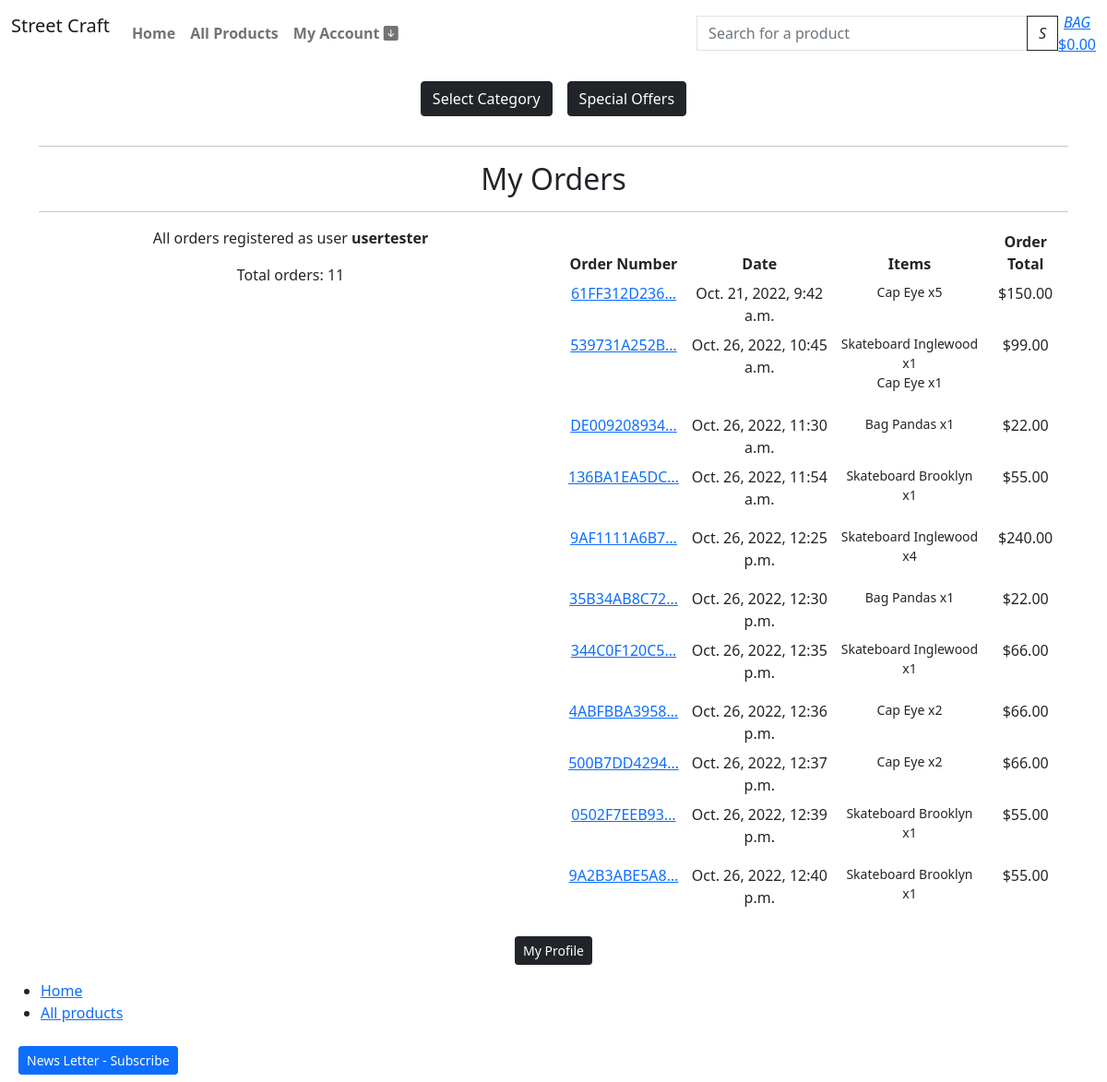
The page /profile/my-orders/ (signed in) on the database as committed earlier.
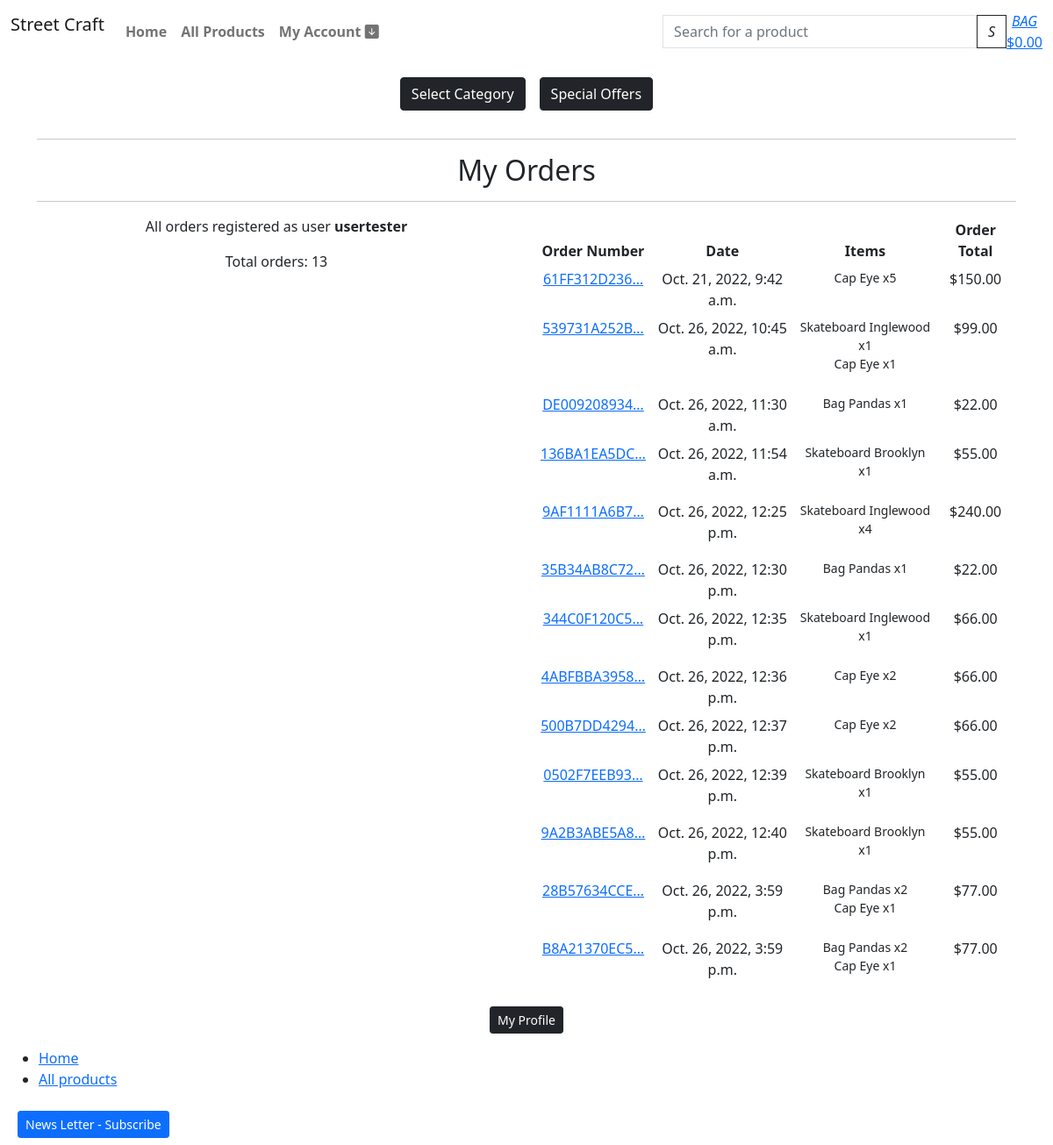
The same page on the database as committed later.
### checkout/models.py (models this page shows, shortened)
class Order(models.Model):
    order_number = models.CharField(max_length=32, null=False, editable=False)
    user_profile = models.ForeignKey(UserProfile, on_delete=models.SET_NULL,
                                     null=True, blank=True, related_name='orders')
    full_name = models.CharField(max_length=50, null=False, blank=False)
    email = models.EmailField(max_length=254, null=False, blank=False)
    phone_number = models.CharField(max_length=20, null=False, blank=False)
    country = CountryField(blank_label='Country *', null=False, blank=False)
    postcode = models.CharField(max_length=20, null=True, blank=True)
    town_or_city = models.CharField(max_length=40, null=False, blank=False)
    street_address1 = models.CharField(max_length=80, null=False, blank=False)
    street_address2 = models.CharField(max_length=80, null=True, blank=True)
    county = models.CharField(max_length=80, null=True, blank=True)
    date = models.DateTimeField(auto_now_add=True)
    delivery_cost = models.DecimalField(max_digits=6, decimal_places=2, null=False, default=0)
    order_total = models.DecimalField(max_digits=10, decimal_places=2, null=False, default=0)
    grand_total = models.DecimalField(max_digits=10, decimal_places=2, null=False, default=0)
    original_bag = models.TextField(null=False, blank=False, default='')
    stripe_pid = models.CharField(max_length=254, null=False, blank=False, default='')
    STATUS_A = 'Payment Approved'
    STATUS_ONE = 'Order sent to separation'
    STATUS_TWO = 'Order picked'
    STATUS_THREE = 'Order packed'
    STATUS_FOUR = 'Order shipped'
    STATUS_FIVE = 'Order delivered'
    ORDER_STATUS = [
        (STATUS_A, 'Payment Approved'),
        (STATUS_ONE, 'Order sent to separation'),
        (STATUS_TWO, 'Order picked'),
        (STATUS_THREE, 'Order packed'),
        (STATUS_FOUR, 'Order shipped'),
        (STATUS_FIVE, 'Order delivered')
        ]
    status = models.CharField(
        max_length=25,
        choices=ORDER_STATUS,
        blank=False, default=STATUS_A
        )

class OrderLineItem(models.Model):
    order = models.ForeignKey(Order, null=False, blank=False, on_delete=models.CASCADE, related_name='lineitems')
    product = models.ForeignKey(Product, null=False, blank=False, on_delete=models.CASCADE)
    quantity = models.IntegerField(null=False, blank=False, default=0)
    lineitem_total = models.DecimalField(max_digits=6, decimal_places=2, null=False, blank=False, editable=False)

### products/models.py (models this page shows, shortened)
class Product(models.Model):
    sku = models.SmallAutoField(primary_key=True)
    name = models.CharField(max_length=150, unique=True)
    release_date = models.DateTimeField(auto_now_add=True)
    category = models.ForeignKey('Category', null=True, blank=True, on_delete=models.SET_NULL)
    description = models.TextField()
    price = models.DecimalField(max_digits=6, decimal_places=2)
    offer_active = models.BooleanField(default=False)
    offer = models.ForeignKey(Offer, null=True, blank=True, on_delete=models.SET_NULL)
    product_image = models.ImageField(null=True, blank=True)
    product_image_url = models.URLField(max_length=1024, null=True, blank=True)
    slug = models.SlugField(max_length=254, null=True, blank=True, unique=True)
    class Meta:
        ordering = ['-release_date']

### profiles/views.py (the view)
# urls.py: path('my-orders/', views.orders_list, name='orders_list'),
@login_required
def orders_list(request):
    profile = get_object_or_404(UserProfile, user=request.user)
    orders = profile.orders.all()
    total_orders_list = orders.count()
    context = {
        'orders': orders,
        'total_orders_list': total_orders_list
    }
    return render(request, 'profiles/orders_list.html', context)

### shopbag/contexts.py (called while the page is built, shortened)
def bag_contents(request):
    bag_items = []
    total = 0
    product_count = 0
    bag = request.session.get('bag', {})
    if total < settings.FREE_DELIVERY_THRESHOLD:
        delivery = total * Decimal(settings.STANDARD_DELIVERY_PERCENTAGE / 100)
        free_delivery_delta = settings.FREE_DELIVERY_THRESHOLD - total
    else:
        delivery = 0
        free_delivery_delta = 0
    grand_total = delivery + total
    context = {
        'bag_items': bag_items,
        'total': total,
        'product_count': product_count,
        'delivery': delivery,
        'free_delivery_delta': free_delivery_delta,
        'free_delivery_threshold': settings.FREE_DELIVERY_THRESHOLD,
        'grand_total': grand_total,
    }
    return context

### templates/profiles/orders_list.html
{% extends "base.html" %}
{% load i18n %}
{% block content %}
<div class="container text-center">
    <hr>
    <h2 class="m-2">My Orders</h2>
    <hr>
</div>
{% load account %}
<div class="container text-center">
    <div class="row">
        {% if orders %}
        <div class="col-12 col-lg-6">
            <p>All orders registered as user <strong>{% user_display user %}</strong></p>
            <p>Total orders: {{ total_orders_list }}</p>
        </div>
        <div class="col-12 col-lg-6 table-responsive">
            <table class="table table-sm table-borderless">
                <thead>
                    <tr>
                        <th>Order Number</th>
                        <th>Date</th>
                        <th>Items</th>
                        <th>Order Total</th>
                    </tr>
                </thead>
                <tbody>
                    {% for order in orders %}
                        <tr>
                            <td>
                                <a href="{% url 'order_details' order.order_number %}"
                                title="{{ order.order_number }}">
                                    {{ order.order_number|truncatechars:12 }}
                                </a>
                            </td>
                            <td>{{ order.date }}</td>
                            <td>
                                <ul class="list-unstyled">
                                    {% for item in order.lineitems.all %}
                                        <li class="small">
                                            {{ item.product.name }} x{{ item.quantity }}
                                        </li>
                                    {% endfor %}
                                </ul>
                            </td>
                            <td>${{ order.grand_total }}</td>
                        </tr>
                    {% endfor %}
                </tbody>
            </table>
        </div>
        {% else %}
        <div class="container text-center">
            <p>We have not identified any orders finalized with the user </p>
            <a class="btn btn-sm btn-dark" href="{% url 'products' %}">Back to Shop</a>
        </div>
        {% endif %}
        <div class="container text-center">
            <a class="btn btn-sm btn-dark" href="{% url 'profile' %}">My Profile</a>
        </div>
    </div>
</div>
{%endblock%}

### templates/base.html (shortened to what this page needs)
{% load static %}
<!DOCTYPE html>
<html class="h-100" lang="en">
    <head>
        <link href="https://cdn.jsdelivr.net/npm/bootstrap@5.0.1/dist/css/bootstrap.min.css" rel="stylesheet"
>
        <link rel="stylesheet" href="https://cdn.jsdelivr.net/npm/bootstrap-icons@1.9.1/font/bootstrap-icons.css">
        <link rel="stylesheet" href="{% static 'css/style.css' %}">
    </head>
    <body class="d-flex flex-column h-100 main-bg">
        <nav class="navbar navbar-expand-lg navbar-light bck-grd-gray">
            <div class="container-fluid">
                <a class="navbar-brand" href="#">
                    <p>Street Craft</p>
                </a>
                <div class="collapse navbar-collapse" id="navbarText">
                    <ul class="navbar-nav me-auto mb-2 mb-lg-0">
                        <li class="nav-item">
                            <a class="nav-link hover-link fw-bold" aria-current="page" href="{% url 'home' %}">Home</a>
                        </li>
                        <li class="nav-item">
                            <a class="nav-link hover-link fw-bold" href="{% url 'products' %}">All Products</a>
                        </li>
                        {% if request.user.is_authenticated %}
                        <li class="list-inline-item dropdown">
                            <a class="text-black hover-link fw-bold nav-link" href="#" id="user-options" data-toggle="dropdown" aria-haspopup="true" aria-expanded="false">
                                <div class="text-center">
                                    <p class="my-0">My Account <span><i class="bi bi-arrow-down-square-fill"></i></span></p>
                                </div>
                            </a>
                        </li>
                        {% endif %}
                    </ul>
                </div>
                <div class="col-12 col-lg-4">
                    <form method="GET" action="{% url 'products' %}">
                        <div class="input-group w-100">
                            <input class="form-control border border-black rounded-0" type="text" name="q" placeholder="Search for a product">
                            <div class="input-group-append">
                                <button class="btn btn-outline-dark rounded-0" type="submit">
                                    <span>
                                        <i>S</i>
                                    </span>
                                </button>
                            </div>
                        </div>
                    </form>
                </div>
                <a href="{% url 'bag' %}">
                    <div class="text-center">
                        <div><i>BAG</i></div>
                        <p class="my-0">
                            {% if grand_total %}
                                ${{ grand_total|floatformat:2 }}
                            {% else %}
                                $0.00
                            {% endif %}
                        </p>
                    </div>
                </a>
            </div>
        </nav>
        <div class="row bg-white">
            <nav class="navbar navbar-expand-lg navbar-light w-100">
                {% include 'includes/nav_links.html' %}
            </nav>
        </div>
        <main class="flex-shrink-0 main-bg">
            {% block content %}{% endblock content %}
        </main>
        <footer class="footer mt-auto">
            <div class="container-fluid mt-3">
                <div class="row">
                    <div class="col">
                        <ul id="list-web-link" class="list-clear">
                            <li>
                                <a href="#">Home</a>
                            </li>
                            <li>
                                <a href="#">All products</a>
                            </li>
                        </ul>
                    </div>
                    <div class="m-2">
                        <button type="button" class="btn btn-sm btn-primary" data-bs-toggle="modal" data-bs-target="#exampleModal" data-bs-whatever="@getbootstrap">News Letter - Subscribe</button>
                    </div>
        </footer>
    </body>
</html>

### templates/includes/nav_links.html (shortened to what this page needs)
<div class="collapse navbar-collapse" id="main-nav">
    <ul class="navbar-nav w-auto mx-auto">
        <li class="nav-item dropdown">
            <button class="btn btn-dark m-2" type="button" data-bs-toggle="collapse" data-bs-target="#productCategory" aria-expanded="false">
                Select Category
            </button>
        </li>
        <li class="nav-item dropdown">
            <button class="btn btn-dark m-2" type="button" data-bs-toggle="collapse" data-bs-target="#offersCategory" aria-expanded="false">
                Special Offers
            </button>
        </li>
    </ul>
</div>

Rows that differ between the two databases and show on the page:
added Order: order_number "28B57634CCE…", date "Oct. 26, 2022, 3:59 p.m.", grand_total "77.00"
added OrderLineItem: product.name "Bag Pandas", quantity "2", shown under "28B57634CCE…"
added OrderLineItem: product.name "Cap Eye", quantity "1", shown under "28B57634CCE…"
added Order: order_number "B8A21370EC5…", date "Oct. 26, 2022, 3:59 p.m.", grand_total "77.00"
added OrderLineItem: product.name "Bag Pandas", quantity "2", shown under "B8A21370EC5…"
added OrderLineItem: product.name "Cap Eye", quantity "1", shown under "B8A21370EC5…"
Other text that changed with them:
{{ total_orders_list }}: "11" → "13"
